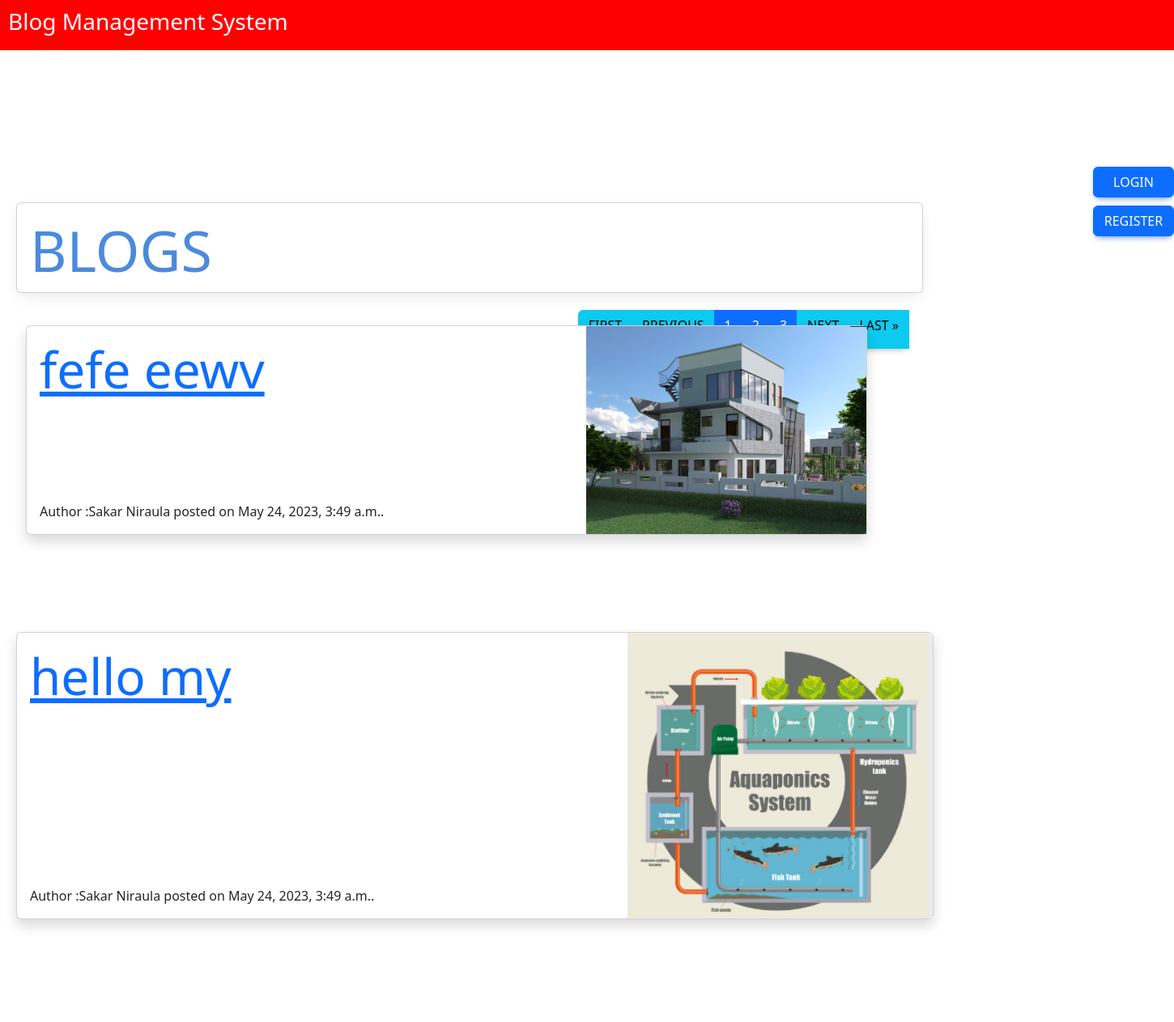
Screenshot of /?page=2 with the database file from the repository.
### blogapp/models.py (models this page shows, shortened)
class Blogmodels(models.Model):
    blog_title = models.CharField(max_length=50, unique=True )
    blog_description = RichTextUploadingField()
    user = models.ForeignKey(User, on_delete=models.CASCADE, default=None, null=True)
    created_at = models.DateTimeField(auto_now_add=True)
    image = models.ImageField(upload_to='blog_images', blank=True, null=True)
    slug = AutoSlugField(populate_from="blog_title", unique=True , null= True, default=None)

### blogapp/views.py (the view)
# urls.py: path("", Homepage.as_view(), name="home"),
class Homepage(View):
    def get(self, request):
        obj = Blogmodels.objects.all()
        paginator = Paginator(obj,2)
        page_number = request.GET.get('page')
        page_obj = paginator.get_page(page_number)
        context = {
        "obj":obj,
        "page_obj": page_obj
        }
        return render(request, "base/home.html", context)

### blogapp/templates/base/home.html (shortened to what this page needs)
{% extends 'base/uuubase.html' %}
{% block content %}
{% load static %}
{% if user.is_authenticated %}
<form action="{% url 'logout' %}" method="post">
    {% csrf_token %}
    <button type="submit" class="btn btn-primary mt-4 right">logout</button>
{% else %}
    <a href="{% url 'login' %}" class="btn btn-primary mt-4 right">LOGIN</a><br><br>
    <a href="{% url 'signup' %}" class="btn btn-primary mt-4 right">Register</a>
    </div>
{% endif %}
<div class="card-container">
    <div class="center">
        <div class="card" style="width: 70rem; height: 7rem;">
            <div class="main">
                <div class=" card-body">
                    <h1>BLOGS</h1><br>
                    <div class="d-flex  justify-content-end ">
                        <div class="btn-group" role="group" aria-label="Basic example">
                            {% if page_obj.has_previous %}
                            <a class="flex-item btn btn-info" href="?page=1">first</a>
                            <a class="flex-item btn btn-info"
                                href="?page={{ page_obj.previous_page_number }}">previous</a>
                            {% endif %}
                            <a class="flex-item btn btn-primary" href="?page=1">1</a>
                            <a class="flex-item btn btn-primary " href="?page=2">2</a>
                            <a class="flex-item btn btn-primary " href="?page=3">3</a>
                            {% if page_obj.has_next %}
                            <a class="flex-item btn btn-info" href="?page={{ page_obj.next_page_number }}">next</a>
                            <a class="flex-item btn btn-info" href="?page={{ page_obj.paginator.num_pages }}">last
                                &raquo;</a><br><br>
                            {% endif %}
                        </div>
                    </div>
                </div>
            </div>
        </div>
    </div>
</div>
<body>
    <div class="container-fluid ">
    <div class="d-flex flex-wrap justify-content-start">
        {% for blog in page_obj %}
         <div class="clearfix">
            <div class="center">
                <div class="card shadow col-48 col-md-12 col-lg-8 mb-8">
                    <div class="row g-0">
                        <div class="col-md-8">
                            <div class="card-body d-flex flex-column h-100">
                                <h5 class="card-title custom-card-title">
                                    <a href="{% url 'blogdetail' blog.slug %}">{{blog.blog_title}}</a>
                                </h5>
                                <div class="mt-auto">
                                    <p class="card-text">Author :{{blog.user.first_name}} {{blog.user.last_name}}
                                        posted
                                        on
                                        {{blog.user.date_joined}}.</p>
                                </div>
                            </div>
                        </div>
                        <div class="col-md-4">
                            <img src="{{ blog.image.url }}" class="card-img-right" alt="..."
                                style="width: 100%; height: 100%;">
                        </div>
                    </div>
                </div>
            </div>
        </div>
    </div>
    </div>
    {% endfor%}
    <br><br>
</body>
{% endblock content%}

### blogapp/templates/base/home.html (style rules this page uses)
.clearfix::after { content: ""; clear: both; display: table; }
.card-container { display: flex; justify-content: space-between; }
.center { margin: auto; width: 120%; padding: 20px; }
.d-flex { gap: 20px; }
.right { position: absolute; right: 0px; width: 100px; }
.custom-card-title { font-size: 62px; }
h1 { font-size: 70px; color: #4b8add; }
.main { text-align: justify; }

### rows the page displays
Blogmodels: blog_title "fefe eewv", user.first_name "Sakar", user.last_name "Niraula", user.date_joined "May 24, 2023, 3:49 a.m.", image (picture)
Blogmodels: blog_title "hello my", user.first_name "Sakar", user.last_name "Niraula", user.date_joined "May 24, 2023, 3:49 a.m.", image (picture)
